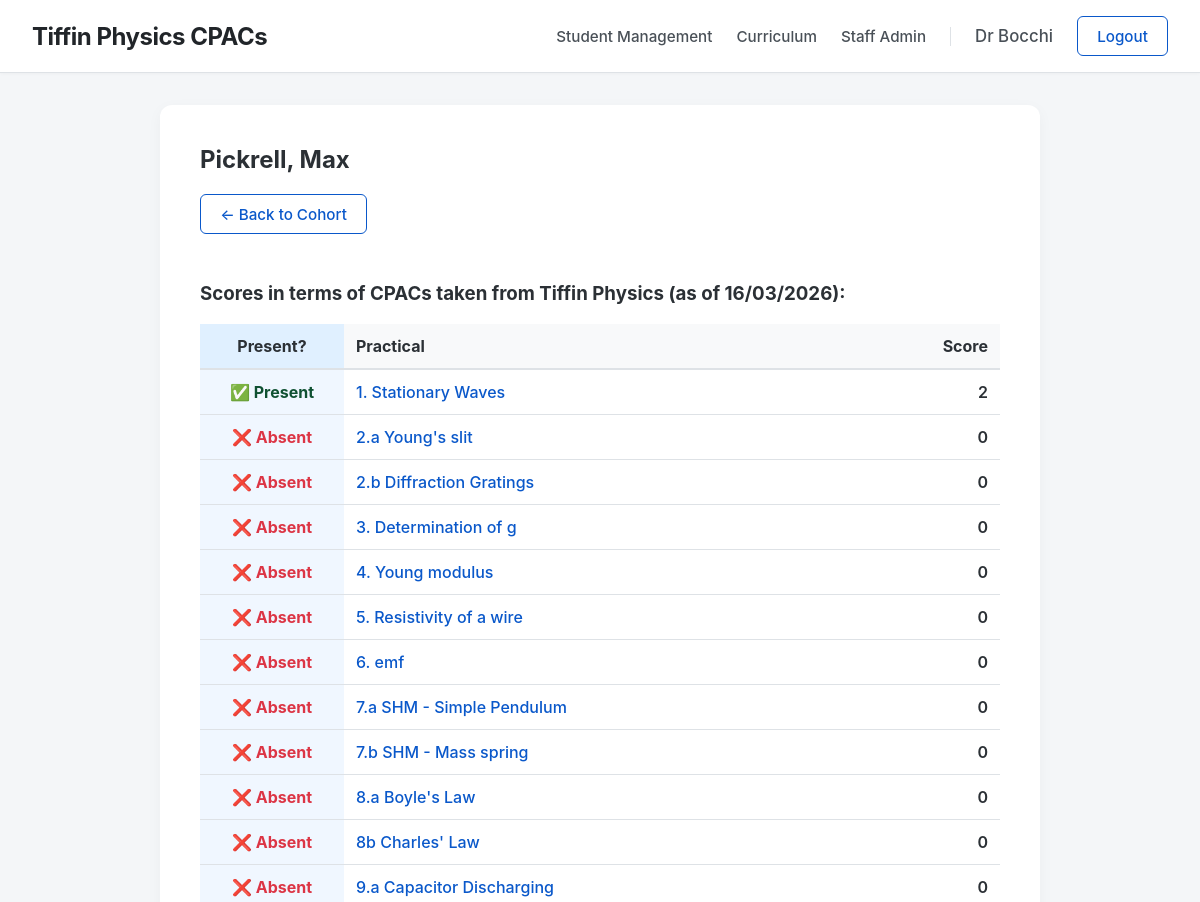
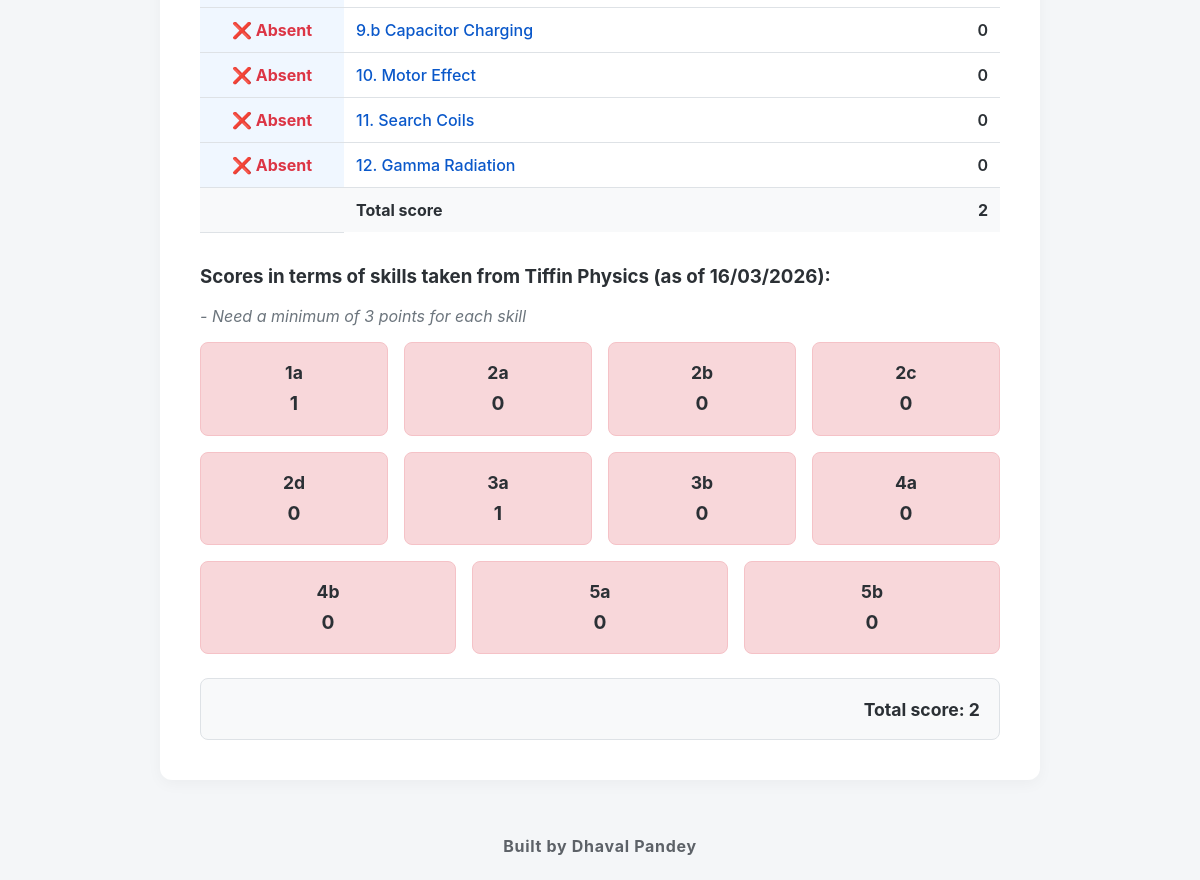
/student/1 (signed in), run on the app's committed database (2 pictures, top to bottom).
### app.py (models this page shows, shortened)
class Teacher(UserMixin, db.Model):
    id = db.Column(db.Integer, primary_key=True)
    email = db.Column(db.String(150), unique=True, nullable=False)
    password = db.Column(db.String(200), nullable=True)
    title = db.Column(db.String(10), nullable=False)
    first_name = db.Column(db.String(100), nullable=False)
    last_name = db.Column(db.String(100), nullable=False)
    @property
    def role(self): return 'teacher'

class Student(UserMixin, db.Model):
    id = db.Column(db.Integer, primary_key=True)
    first_name = db.Column(db.String(100), nullable=False)
    last_name = db.Column(db.String(100), nullable=False)
    cohort_id = db.Column(db.Integer, db.ForeignKey('cohort.id'), nullable=False)
    assessments = db.relationship('Assessment', backref='student_ref', lazy=True, cascade="all, delete-orphan")

class Practical(db.Model):
    id = db.Column(db.Integer, primary_key=True)
    name = db.Column(db.String(150), nullable=False)
    description = db.Column(db.String(500), nullable=True)

class Skill(db.Model):
    id = db.Column(db.Integer, primary_key=True)
    name = db.Column(db.String(10), unique=True, nullable=False)
    description = db.Column(db.String(500), nullable=False)

### app.py (the view)
@app.route('/student/<int:id>')
@login_required
def student_view(id):
    if current_user.role == 'student' and current_user.id != id: abort(403)
    student = Student.query.get_or_404(id)
    assessments = Assessment.query.filter_by(student_id=student.id).all()
    attendances = Attendance.query.filter_by(student_id=student.id).all()
    prac_scores = {p: 0 for p in Practical.query.all()}
    skill_scores = {sk: 0 for sk in Skill.query.all()}
    attendance_status = {a.practical_id: a.is_present for a in attendances}
    for a in assessments:
        prac_scores[Practical.query.get(a.practical_id)] += 1
        skill_scores[Skill.query.get(a.skill_id)] += 1
    return render_template('student.html', student=student, prac_scores=prac_scores, skill_scores=skill_scores, total_score=len(assessments), date=datetime.utcnow().strftime('%d/%m/%Y'), attendance_status=attendance_status)

### app.py (called while the page is built)
@login_manager.user_loader
def load_user(user_id):
    if user_id.startswith('teacher_'): return Teacher.query.get(int(user_id.split('_')[1]))
    elif user_id.startswith('student_'): return Student.query.get(int(user_id.split('_')[1]))
    return None

### templates/student.html
{% extends 'base.html' %} {% block content %}
<div
	style="
		background: white;
		padding: 2.5rem;
		border-radius: 12px;
		box-shadow: 0 4px 15px rgba(0, 0, 0, 0.04);
		max-width: 800px;
		margin: 0 auto;
	">
	<h2 style="margin-top: 0">
		{{ student.last_name }}, {{ student.first_name }}
	</h2>
	{% if current_user.role == 'teacher' %}
	<a
		href="{{ url_for('cohort_view', id=student.cohort_id) }}"
		class="btn btn-outline"
		style="margin-bottom: 1.5rem; display: inline-block"
		>&larr; Back to Cohort</a
	>
	{% endif %}
	<h3 style="margin-top: 1.5rem">
		Scores in terms of CPACs taken from Tiffin Physics (as of {{ date }}):
	</h3>
	<table style="width: 100%; border-collapse: collapse; margin-bottom: 2rem">
		<thead>
			<tr style="background: #f8f9fa">
				<th
					style="
						padding: 0.75rem;
						border-bottom: 2px solid var(--border);
						text-align: center;
						background-color: #e0f0ff;
						width: 120px;
					">
					Present?
				</th>
				<th
					style="
						padding: 0.75rem;
						border-bottom: 2px solid var(--border);
						text-align: left;
					">
					Practical
				</th>
				<th
					style="
						padding: 0.75rem;
						border-bottom: 2px solid var(--border);
						text-align: right;
					">
					Score
				</th>
			</tr>
		</thead>
		<tbody>
			{% for p, count in prac_scores.items() %}
			<tr>
				<td
					style="
						padding: 0.75rem;
						border-bottom: 1px solid var(--border);
						background-color: #f0f7ff;
						text-align: center;
					">
					{% if attendance_status.get(p.id) %}
					<span style="color: #0f5132; font-weight: bold"
						>✅ Present</span
					>
					{% else %}
					<span style="color: #dc3545; font-weight: bold"
						>❌ Absent</span
					>
					{% endif %}
				</td>
				<td
					style="
						padding: 0.75rem;
						border-bottom: 1px solid var(--border);
					">
					<a
						href="{{ url_for('grade', student_id=student.id, prac_id=p.id) }}"
						style="
							text-decoration: none;
							color: var(--primary);
							font-weight: 500;
						"
						>{{ p.name }}</a
					>
				</td>
				<td
					style="
						padding: 0.75rem;
						border-bottom: 1px solid var(--border);
						text-align: right;
						font-weight: 600;
					">
					{{ count }}
				</td>
			</tr>
			{% endfor %}
			<tr style="background: #f8f9fa">
				<td
					style="
						padding: 0.75rem;
						border-bottom: 1px solid var(--border);
					"></td>
				<td style="padding: 0.75rem; font-weight: bold">Total score</td>
				<td
					style="
						padding: 0.75rem;
						text-align: right;
						font-weight: bold;
					">
					{{ total_score }}
				</td>
			</tr>
		</tbody>
	</table>
	<h3 style="margin-top: 2rem">
		Scores in terms of skills taken from Tiffin Physics (as of {{ date }}):
	</h3>
	<p style="color: #6c757d; font-style: italic; margin-bottom: 1rem">
		- Need a minimum of 3 points for each skill
	</p>
	<div
		style="
			display: flex;
			flex-wrap: wrap;
			gap: 1rem;
			margin-bottom: 1.5rem;
		">
		{% for sk, count in skill_scores.items() %}
		<div
			style="flex: 1 1 calc(20% - 1rem); background: {% if count < 3 %}#f8d7da{% else %}#d1e7dd{% endif %}; padding: 1.2rem; border-radius: 8px; text-align: center; border: 1px solid {% if count < 3 %}#f5c2c7{% else %}#badbcc{% endif %};">
			<strong
				style="display: block; font-size: 1.1rem; margin-bottom: 0.5rem"
				>{{ sk.name }}</strong
			>
			<span style="font-size: 1.2rem; font-weight: bold"
				>{{ count }}</span
			>
		</div>
		{% endfor %}
	</div>
	<div
		style="
			background: #f8f9fa;
			padding: 1.2rem;
			text-align: right;
			border-radius: 8px;
			border: 1px solid var(--border);
		">
		<strong style="font-size: 1.1rem"
			>Total score: {{ total_score }}</strong
		>
	</div>
</div>
{% endblock %}

### templates/base.html (shortened to what this page needs)
<!doctype html>
<html lang="en">
	<head>
	</head>
	<body>
		<nav class="navbar">
			<h2>
				<a
					href="{% if current_user.is_authenticated and current_user.role == 'teacher' %}{{ url_for('dashboard') }}{% else %}{{ url_for('home') }}{% endif %}"
					class="navbar-brand"
					>Tiffin Physics CPACs</a
				>
			</h2>
			<div style="display: flex; align-items: center">
				{% if current_user.is_authenticated %} {% if current_user.role
				== 'teacher' %}
				<div class="nav-menu">
					<a href="{{ url_for('dashboard') }}" class="nav-link"
						>Student Management</a
					>
					<a
						href="{{ url_for('curriculum_management') }}"
						class="nav-link"
						>Curriculum</a
					>
					<a
						href="{{ url_for('teacher_management') }}"
						class="nav-link"
						>Staff Admin</a
					>
				</div>
				<span class="user-name"
					>{{ current_user.title }} {{ current_user.last_name }}</span
				>
				{% endif %}
				<a href="{{ url_for('logout') }}" class="btn btn-outline"
					>Logout</a
				>
				{% endif %}
			</div>
		</nav>
		<div class="content-wrapper">
			<div class="container">
				 {% block content %}{%
				endblock %}
			</div>
		</div>
		<b><footer class="site-footer">Built by Dhaval Pandey</footer></b>
	</body>
</html>

### templates/base.html (style rules this page uses)
:root { --bg: #f4f6f8; --text: #2b3035; --primary: #0a58ca; --border: #dee2e6; }
html, body { height: 100%; }
body { font-family: -apple-system, BlinkMacSystemFont, "Segoe UI", Roboto, sans-serif; background: var(--bg); color: var(--text); margin: 0; padding: 0; display: flex; flex-direction: column; }
.navbar { background: #ffffff; padding: 1rem 2rem; border-bottom: 1px solid var(--border); display: flex; justify-content: space-between; align-items: center; box-shadow: 0 1px 3px rgba(0, 0, 0, 0.03); }
.navbar h2 { margin: 0; font-weight: 700; letter-spacing: -0.5px; }
.navbar-brand { text-decoration: none; color: #212529; transition: color 0.2s ease; }
.nav-menu { display: flex; gap: 1.5rem; align-items: center; margin-right: 1.5rem; padding-right: 1.5rem; border-right: 1px solid var(--border); }
.nav-link { text-decoration: none; color: #495057; font-weight: 500; font-size: 0.95rem; transition: color 0.2s; }
.user-name { font-weight: 500; font-size: 1.05rem; margin-right: 1.5rem; color: #495057; }
.content-wrapper { flex: 1; }
.container { max-width: 1400px; margin: 2rem auto; padding: 0 1rem; }
.btn { padding: 0.6rem 1.2rem; border: none; border-radius: 6px; background: var(--primary); color: white; cursor: pointer; text-decoration: none; font-size: 0.95rem; font-weight: 500; transition: background 0.2s; }
.btn-outline { background: transparent; border: 1px solid var(--primary); color: var(--primary); }
.site-footer { text-align: center; padding: 1.5rem; color: #5d6268; font-size: 1rem; letter-spacing: 0.7px; background: transparent; }

### data on the page
Teacher: title "Dr", last_name "Bocchi"
Student: last_name "Pickrell", first_name "Max"
Practical: shows "✅ Present", name "1. Stationary Waves", count "2"
Practical: shows "❌ Absent", name "2.a Young's slit", count "0"
Practical: shows "❌ Absent", name "2.b Diffraction Gratings", count "0"
Practical: shows "❌ Absent", name "3. Determination of g", count "0"
Practical: shows "❌ Absent", name "4. Young modulus", count "0"
Practical: shows "❌ Absent", name "5. Resistivity of a wire", count "0"
Practical: shows "❌ Absent", name "6. emf", count "0"
Practical: shows "❌ Absent", name "7.a SHM - Simple Pendulum", count "0"
Practical: shows "❌ Absent", name "7.b SHM - Mass spring", count "0"
Practical: shows "❌ Absent", name "8.a Boyle's Law", count "0"
Practical: shows "❌ Absent", name "8b Charles' Law", count "0"
Practical: shows "❌ Absent", name "9.a Capacitor Discharging", count "0"
Practical: shows "❌ Absent", name "9.b Capacitor Charging", count "0"
Practical: shows "❌ Absent", name "10. Motor Effect", count "0"
Practical: shows "❌ Absent", name "11. Search Coils", count "0"
Practical: shows "❌ Absent", name "12. Gamma Radiation", count "0"
Skill: name "1a", id "1"
Skill: name "2a", count "0"
Skill: name "2b", count "0"
Skill: name "2c", count "0"
Skill: name "2d", count "0"
Skill: name "3a", count "1"
Skill: name "3b", count "0"
Skill: name "4a", count "0"
Skill: name "4b", count "0"
Skill: name "5a", count "0"
Skill: name "5b", count "0"

### other printed values
{{ date }} "16/03/2026"
{{ total_score }} "2"
